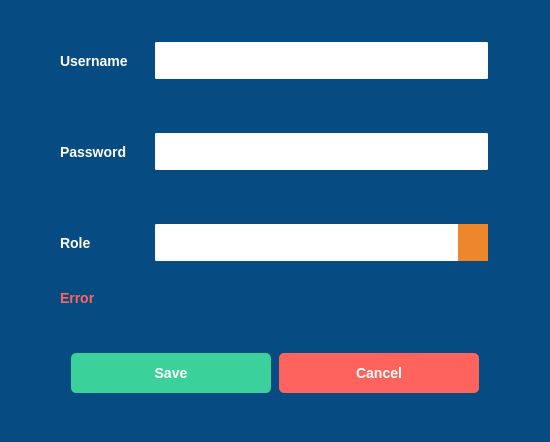
<?xml version="1.0" encoding="UTF-8"?>
<ui version="4.0">
 <class>login_dialog_window</class>
 <widget class="QDialog" name="login_dialog_window">
  <property name="geometry">
   <rect>
    <x>0</x>
    <y>0</y>
    <width>550</width>
    <height>442</height>
   </rect>
  </property>
  <property name="sizePolicy">
   <sizepolicy hsizetype="Fixed" vsizetype="Preferred">
    <horstretch>0</horstretch>
    <verstretch>0</verstretch>
   </sizepolicy>
  </property>
  <property name="minimumSize">
   <size>
    <width>550</width>
    <height>400</height>
   </size>
  </property>
  <property name="maximumSize">
   <size>
    <width>550</width>
    <height>442</height>
   </size>
  </property>
  <property name="windowTitle">
   <string>Edit User</string>
  </property>
  <property name="styleSheet">
   <string notr="true">*{
	
	font: auto &quot;Arial&quot;;
	font-size: 14px;
font-weight:bold;

}

QLabel{


}


#login_dialog_window{
	background-color: rgb(6, 76, 130);
	
}



QPushButton{
	border: none;
	min-height: 40px;
	border-radius: 5px;

	
}
/*
QPushButton:hover{

	background-color:rgb(22, 38, 76);

}

QPushButton:disabled{
	color: #808080;
	background-color:rgb(210, 210, 210);

}
*/

/*********************************************/
QLabel{
	color: rgb(50,50,50);
color: #ffffff;
}


/*********************************************/


/*******************************************/
QLineEdit
{
	border:2px solid rgb(6, 76, 130);
    border-radius: 3px;
    padding: 1px 18px 1px 8px;
    min-width: 6em;
	min-height: 35px;
	font-size: 16px;
}



/*******************************************/


QGroupBox{
	font-weight: bold;
}

QLineEdit:hover{
	border: 1px solid black;
	background: #e4f0fa;
}

QLineEdit:focus {
	color: rgb(6, 76, 130);
	background: #ffffff;
	selection-background-color: rgb(255, 204, 75);
}

QSpinBox:hover{
	background: #e4f0fa;
}


/*********************************************/
QComboBox
{
	border:2px solid rgb(6, 76, 130);
    border-radius: 3px;
    padding: 1px 18px 1px 8px;
    min-width: 6em;
	min-height: 35px;
	font-size: 14px;
}

QComboBox:enabled{
color: rgb(50, 50, 50);
}

QComboBox:disabled
{
	border:2px solid rgb(210, 210, 210);
	color:(210, 210, 210);

}

QComboBox::down-arrow
{   
	image: url(:/assets/Assets/icons/icons8-arrow-48.png);
	width: 15px;
    height: 15px;

}

QComboBox::drop-down
{
	 background-color: rgb(238, 134, 44);
	 min-width: 30px;
}

QComboBox::drop-down:disabled 
{
	 background-color: rgb(210, 210, 210);
	 min-width: 30px;
}

QComboBox QAbstractItemView {
    border: none;
    selection-background-color: rgb(6, 76, 130);
	selection-color: rgb(6, 76, 130);


}

QComboBox QAbstractItemView {
    border: none;
}

QComboBox QAbstractItemView::item {
    border: none;
	height:30px;
}


</string>
  </property>
  <layout class="QVBoxLayout" name="verticalLayout">
   <property name="spacing">
    <number>25</number>
   </property>
   <property name="leftMargin">
    <number>60</number>
   </property>
   <property name="topMargin">
    <number>40</number>
   </property>
   <property name="rightMargin">
    <number>60</number>
   </property>
   <property name="bottomMargin">
    <number>40</number>
   </property>
   <item>
    <layout class="QGridLayout" name="gridLayout">
     <property name="verticalSpacing">
      <number>50</number>
     </property>
     <item row="0" column="1">
      <widget class="QLineEdit" name="username_input"/>
     </item>
     <item row="2" column="1">
      <widget class="QComboBox" name="role_combobox"/>
     </item>
     <item row="1" column="0">
      <widget class="QLabel" name="label_2">
       <property name="text">
        <string>Password</string>
       </property>
      </widget>
     </item>
     <item row="2" column="0">
      <widget class="QLabel" name="label_6">
       <property name="text">
        <string>Role</string>
       </property>
      </widget>
     </item>
     <item row="0" column="0">
      <widget class="QLabel" name="label">
       <property name="text">
        <string>Username</string>
       </property>
      </widget>
     </item>
     <item row="1" column="1">
      <widget class="QLineEdit" name="password_input"/>
     </item>
    </layout>
   </item>
   <item>
    <widget class="QLabel" name="error_lbl">
     <property name="styleSheet">
      <string notr="true">color:rgb(255, 99, 94);</string>
     </property>
     <property name="text">
      <string>Error</string>
     </property>
    </widget>
   </item>
   <item>
    <widget class="QFrame" name="horizontalFrame">
     <property name="styleSheet">
      <string notr="true"/>
     </property>
     <layout class="QHBoxLayout" name="horizontalLayout">
      <property name="topMargin">
       <number>20</number>
      </property>
      <item>
       <widget class="QPushButton" name="save_btn">
        <property name="styleSheet">
         <string notr="true">QPushButton{

background-color: rgb(58, 209, 154);
color:#ffffff;
max-width: 200px;
}


QPushButton:hover{

background-color: rgb(49, 177, 130);
color:#ffffff;
}</string>
        </property>
        <property name="text">
         <string>Save</string>
        </property>
       </widget>
      </item>
      <item>
       <widget class="QPushButton" name="cancel_btn">
        <property name="styleSheet">
         <string notr="true">QPushButton{

background-color:rgb(255, 99, 94);
color:#ffffff;
max-width: 200px;
}


QPushButton:hover{

background-color: rgb(208, 79, 77);
color:#ffffff;
}</string>
        </property>
        <property name="text">
         <string>Cancel</string>
        </property>
       </widget>
      </item>
     </layout>
    </widget>
   </item>
  </layout>
 </widget>
 <resources>
  <include location="Assets.qrc"/>
 </resources>
 <connections/>
</ui>
